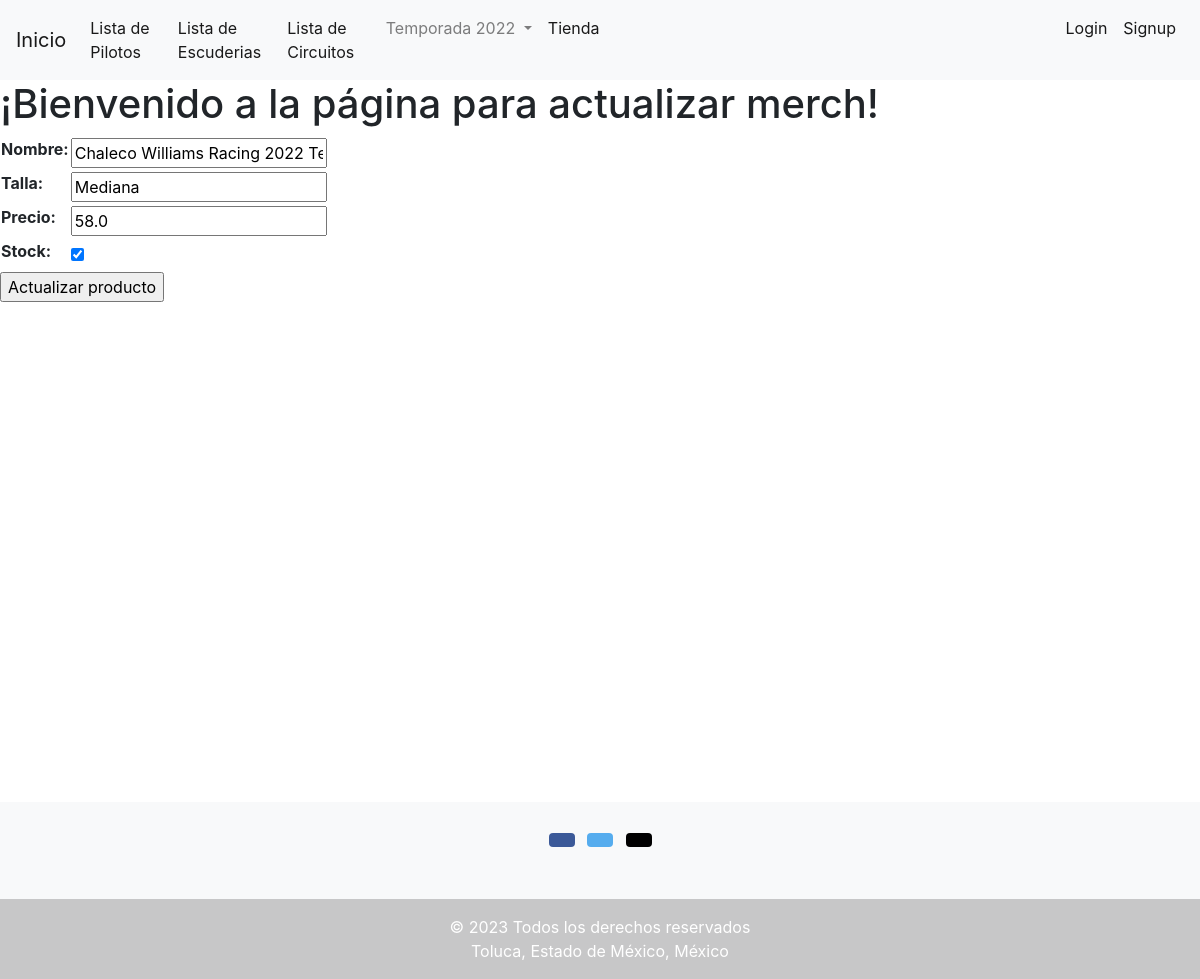
/Tienda/modificar-producto/1/, run on an earlier commit of the app's database.
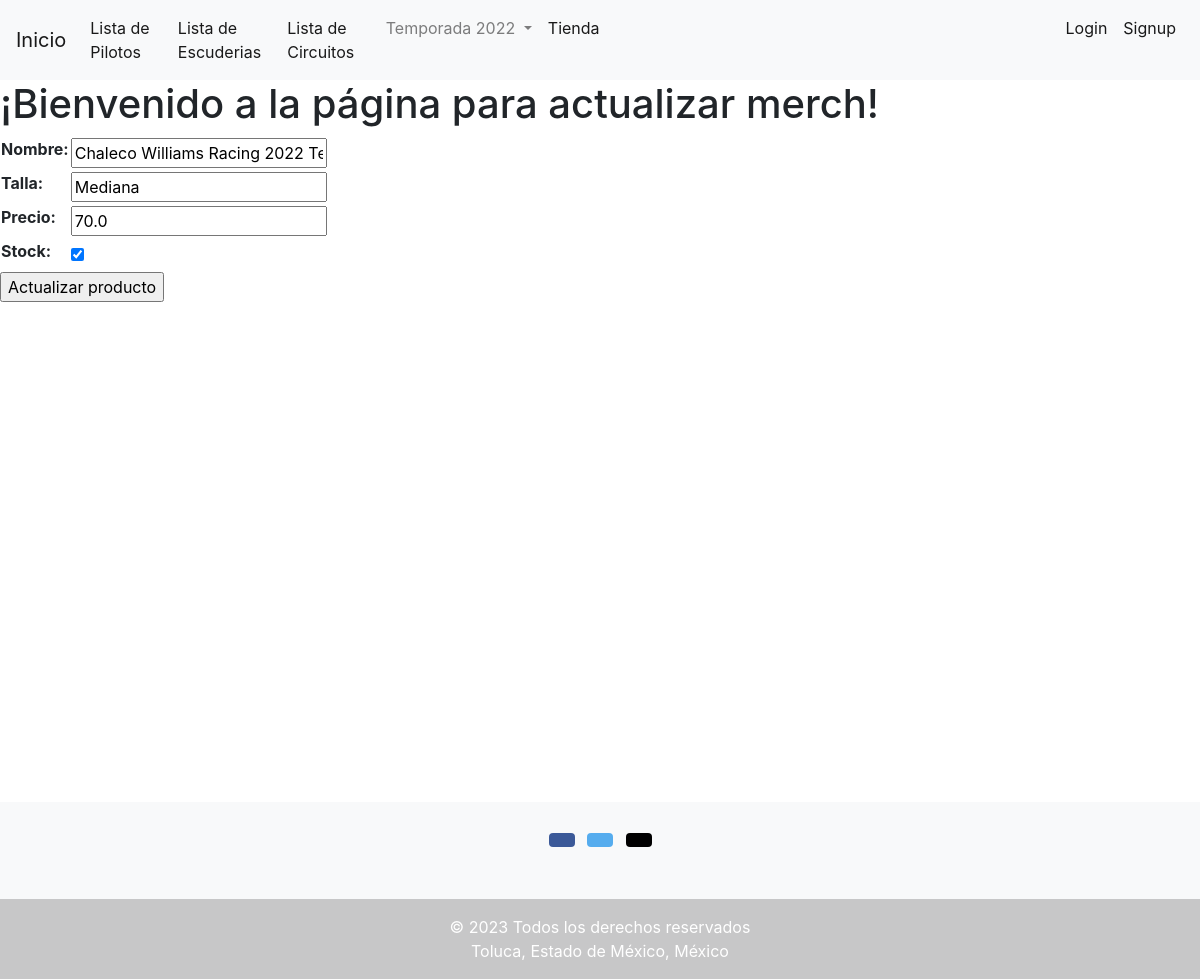
And on a later commit of the database.
### Tienda/models.py (models this page shows)
class Productos(models.Model):
    CONDITION_CHOICES = (
        ('Chica', 'Chica'),
        ('Mediana','Mediana'),
        ('Grande','Grande'),
    )
    nombre = models.CharField(max_length=100)
    talla = models.CharField(max_length=50, choices = CONDITION_CHOICES)
    precio = models.FloatField()
    stock = models.BooleanField(default=True)

### Tienda/views.py (the view, shortened to what this page needs)
# urls.py: path('modificar-producto/<int:pk>/', modificar_producto, name = 'modificar_producto'),
def modificar_producto(request, pk):
    producto = Productos.objects.get(id=pk)
    if request.method == 'GET':
        context = {
            'form': ProductoForm(
                initial={
                    'nombre': producto.nombre,
                    'talla': producto.talla,
                    'precio': producto.precio,
                    'stock': producto.stock,
                }
            )
        }
        return render (request, 'Tienda/modificar_producto.html', context=context)
    else:
        context = {
            'form_errors': form.errors,
            'form': ProductoForm()
        }
    return render(request, 'Tienda/modificar_producto.html', context=context)

### Tienda/forms.py
class ProductoForm(forms.Form):
    nombre = forms.CharField(max_length=100)
    talla = forms.CharField(max_length=50)
    precio = forms.FloatField()
    stock = forms.BooleanField()

### Templates/Tienda/modificar_producto.html (shortened to what this page needs)
{% extends 'Base.html' %}
{% block content %}
{% if form %}
<form action="" method="POST">
    <h1> ¡Bienvenido a la página para actualizar merch! </h1>
    <table>
        {{form.as_table}}
    </table>
    <input type="submit" value="Actualizar producto">
</form>
{% endif %}
{% endblock %}

### Templates/Base.html (shortened to what this page needs)
<!DOCTYPE html>
<html lang="en">
<head>
  <link rel="stylesheet" href="https://cdn.jsdelivr.net/npm/bootstrap@4.6.2/dist/css/bootstrap.min.css"
 />
</head>
<body>
  <nav class="navbar navbar-expand-lg navbar-light bg-light">
    <a class="navbar-brand" href="/pagina-inicio/#"> Inicio </a>
    <div class="collapse navbar-collapse" id="navbarSupportedContent">
      <ul class="navbar-nav mr-auto">
        <li class="nav-item active">
          <a class="nav-link" href="/Formula_1/lista-pilotos/">
            Lista de Pilotos <span class="sr-only">(current)</span></a>
        </li>
        <li class="nav-item active">
          <a class="nav-link" href="/Formula_1/lista-escuderias/">
            Lista de Escuderias <span class="sr-only">(current)</span></a>
        </li>
        <li class="nav-item active">
          <a class="nav-link" href="/Formula_1/lista-circuitos/">
            Lista de Circuitos <span class="sr-only">(current)</span></a>
        </li>
        <li class="nav-item dropdown">
          <a class="nav-link dropdown-toggle" href="#" role="button" data-toggle="dropdown" aria-expanded="false">
            Temporada 2022
          </a>
        </li>
        <li class="nav-item active" style="margin-right: 450px">
          <a class="nav-link" href="/Tienda/lista-productos/">
            Tienda <span class="sr-only">(current)</span></a>
        </li>
        {% if request.user.is_authenticated %}
        <li class="nav-item active">
          <a class="nav-link" href="/Usuarios/logout/">
            Logout <span class="sr-only">(current)</span></a>
        </li>
        <li class="username">
          <a class="nav-link" href="/Usuarios/update/">
            {{request.user.username}}
            <span class="sr-only">(current)</span></a>
        </li>
        {% if request.user.profile.profile_picture.url != '' %}
        <img class="profile_picture" src="{{request.user.profile.profile_picture.url}}" alt="profile_picture" />
        {% endif %} {% else %}
        <li class="nav-item active">
          <a class="nav-link" href="/Usuarios/login/">
            Login <span class="sr-only">(current)</span></a>
        </li>
        <li class="nav-item active">
          <a class="nav-link" href="/Usuarios/signup/">
            Signup<span class="sr-only">(current)</span></a>
        </li>
        {% endif %}
      </ul>
    </div>
  </nav>
</body>
{% block content %} {% endblock %}
<footer class="bg-light text-center text-white" style="margin-top: 500px;">
  <div class="container p-4 pb-0">
    <section class="mb-4">
      <a class="btn text-white btn-floating m-1" style="background-color: #3b5998;"
        href="https://www.facebook.com/viniciods" role="button"></a>
      <a class="btn text-white btn-floating m-1" style="background-color: #55acee;" href="https://twitter.com/Razco_"
        role="button"></a>
      <a class="btn text-white btn-floating m-1" style="background-color: black" href="https://github.com/VinicioDiaz"
        role="button"></a>
  </div>
  <div class="text-center p-3" style="background-color: rgba(0, 0, 0, 0.2);">
    © 2023 Todos los derechos reservados
    <a class="text-white" href="https://mdbootstrap.com/"><br />
      Toluca, Estado de México, México</a>
  </div>
</footer>
</html>

What changed in the data, as far as the page shows it:
changed Productos "Mediana": precio "58.0" → "70.0"
